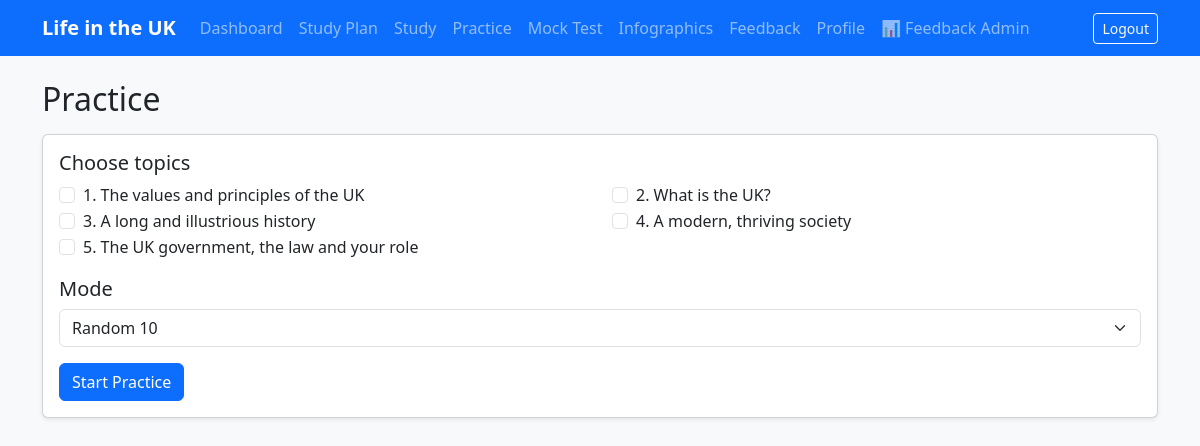
/practice/ (signed in), run on the app's committed database.
### content/models.py (models this page shows, shortened)
class Topic(models.Model):
    code = models.PositiveSmallIntegerField(unique=True)
    name = models.CharField(max_length=200)
    class Meta:
        ordering = ["code"]

### practice/views.py (the view, shortened to what this page needs)
# urls.py: path("", views.practice_setup, name="setup"),
@login_required
def practice_setup(request):
    topics = Topic.objects.all()
    return render(request, "practice/setup.html", {"topics": topics})

### accounts/context_processors.py (called while the page is built)
def active_window(request):
    user = getattr(request, "user", None)
    if user is not None and user.is_authenticated and not user.is_superuser:
        return {
            "remaining_days": user.get_remaining_days(),
            "membership_active": user.is_membership_active,
        }
    return {"remaining_days": None, "membership_active": None}

def feedback_unread(request):
    user = getattr(request, "user", None)
    if user is not None and user.is_authenticated and user.is_superuser:
        from analytics.models import Feedback
        return {"feedback_unread_count": Feedback.objects.filter(is_read=False).count()}
    return {"feedback_unread_count": 0}

### templates/practice/setup.html (shortened to what this page needs)
{% extends "base.html" %}
{% block content %}
<h2 class="mb-3">Practice</h2>
<div class="card shadow-sm">
  <div class="card-body">
    <form method="post">
      <h5>Choose topics</h5>
      <div class="row mb-3">
        {% for topic in topics %}
        <div class="col-md-6">
          <div class="form-check">
            <input class="form-check-input" type="checkbox" name="topics" value="{{ topic.code }}" id="t{{ topic.code }}">
            <label class="form-check-label" for="t{{ topic.code }}">{{ topic.code }}. {{ topic.name }}</label>
          </div>
        </div>
        {% endfor %}
      </div>
      <h5>Mode</h5>
      <select name="mode" class="form-select mb-3">
        <option value="random_10">Random 10</option>
      </select>
      <button class="btn btn-primary">Start Practice</button>
    </form>
  </div>
</div>
{% endblock %}

### static/css/app.css (style rules this page uses)
body { font-family: system-ui, -apple-system, "Segoe UI", Roboto, sans-serif; }

### data on the page
Topic: code "1", name "The values and principles of the UK"
Topic: code "2", name "What is the UK?"
Topic: code "3", name "A long and illustrious history"
Topic: code "4", name "A modern, thriving society"
Topic: code "5", name "The UK government, the law and your role"
